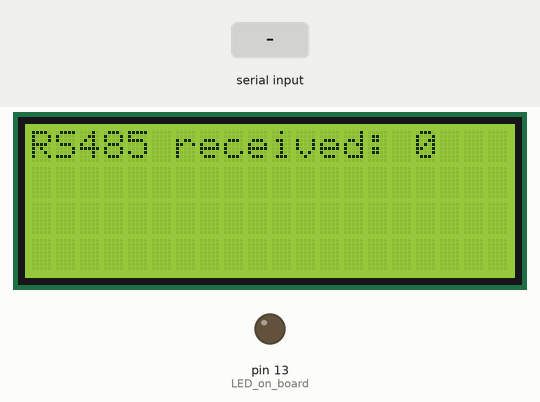
Recording of a sketch running on a simulated Arduino Mega 2560, built with avr-gcc and run on an emulated ATmega2560. On the bench: 20×4 character LCD, output pins drawn as LEDs (lit = HIGH). The inputs (shaded band) are chosen by the test bench. What the sketch prints to the serial monitor is not drawn.

Above: at 1.2 s.
1.3 s: "1\n" received over the second serial link
At 2.4 s:
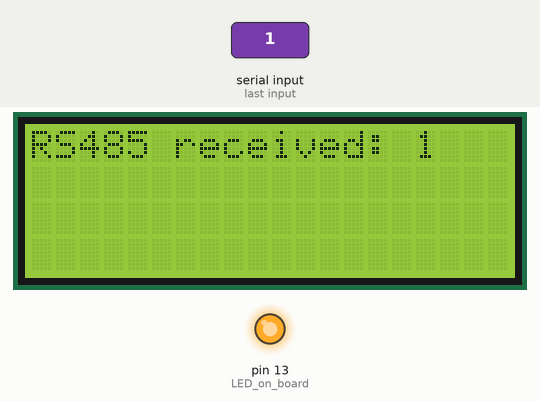
2.8 s: "1\n" received over Serial
At 3.8 s:
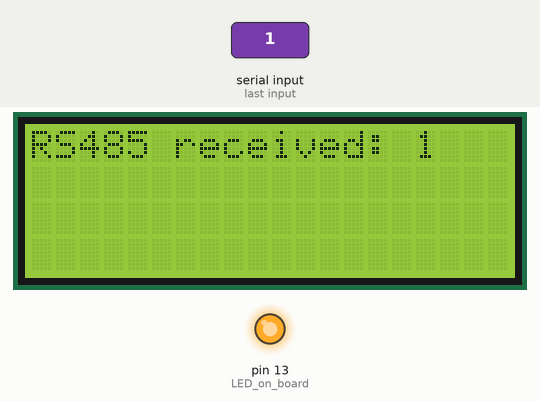
4.3 s: "0\n" received over the second serial link
At 5.5 s:
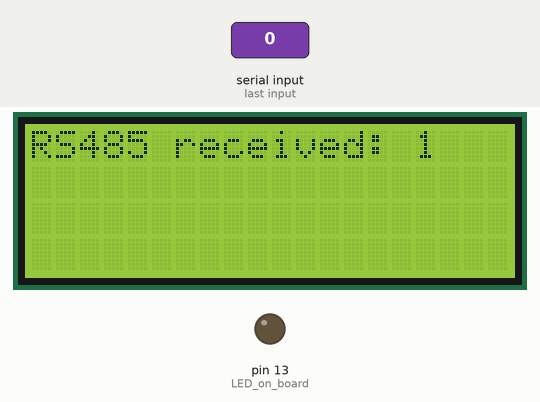
5.8 s: "2\n" received over the second serial link
At 7.1 s:
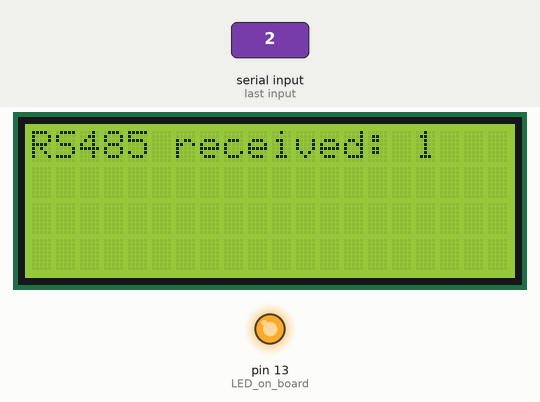
Timing chart, 0 to 8.3 s (numbered marks = the images above; inputs shaded):
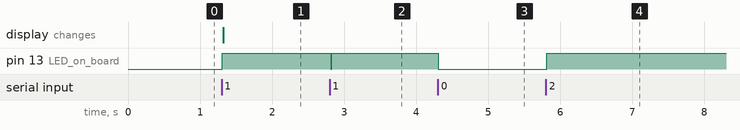

Measured:
- after the input at 1.3 s, pin 13 (LED_on_board): LOW → HIGH at once; the display: changes at once (image 1)
- after the input at 2.8 s, pin 13 (LED_on_board): HIGH → LOW at once, → HIGH 0.02 s later
- after the input at 4.3 s, pin 13 (LED_on_board): HIGH → LOW at once
- after the input at 5.8 s, pin 13 (LED_on_board): LOW → HIGH at once

The sketch:

A_RS485_Teensy.ino
```cpp
// ##### Include
#include <LiquidCrystal_I2C.h> // For LCD display HD44780 2004 LCD, 4x20 characters

// ##### Configure LCD display, address 0x27 (39), 4x20 Zeichen
LiquidCrystal_I2C lcd(0x27,20,4);

// ##### Setup
void setup()
{
  // ##### Initialize USB Serial port
  Serial.begin(9600);
  Serial.println("Startup");

  // ##### Initialize serial 1, UART port, RS485
  // UART, Universal Asynchronous Receiver / Transmitter
  // RX default pin 0
  // TX default pin 1
  // Transmit Enable could be any pin
  #define HWSERIAL Serial1
  HWSERIAL.setRX(0); // Pin 0 = RX
  HWSERIAL.setTX(1); // Pin 1 = TX
  HWSERIAL.transmitterEnable(2); // Pin 2 = Transmitter enable
  HWSERIAL.setTimeout(1000); // Read timeout value in ms
  HWSERIAL.begin(115200); // 115200 9600 baud

  // ##### Digital outputs
  pinMode(LED_BUILTIN, OUTPUT); // LED on board

  // ##### Initialize LCD display, 4x20 digits
  lcd.init();
  lcd.backlight();
}

// ##### Loop
void loop()
{
  // ##### Variables
  static bool ledon = false;
  static int BytesRecieved = 0;
  bool WriteData = false;
  static int incomingByteUSB = 0;
  int i;

  // ##### USB read serial port
  if (Serial.available() > 0)
  {
    incomingByteUSB = Serial.read();
    WriteData = true; // Start RS485 write data
  }

  // ##### RS485 write data
  if(WriteData == true)
  {
    WriteData = false;
    // Teensy → Raspberry, Byte 0..22, 23 Byte + \r + \n = 25 Bytes
    // \r = carriage return (Dec 13), \n = linefeed (Dec 24) is added automatically
    char t[25]= "00000000000000000000000"; // Empty array where to put the data

    // Write anything to send data, 23 Byte, Teensy -> Raspberry
    t[0] = 97; // Dec 97 = a
    t[1] = 98;
    t[2] = 99;
    t[3] = 100;
    t[4] = 101;
    t[5] = 102;
    t[6] = 103;
    t[7] = 104;
    t[8] = 105;
    t[9] = 106;
    t[10] = 107;
    t[11] = 108;
    t[12] = 109;
    t[13] = 110;
    t[14] = 111;
    t[15] = 112;
    t[16] = 113;
    t[17] = 114;
    t[18] = 115;
    t[19] = 116;
    t[20] = 117;
    t[21] = 118;
    t[22] = 119;

    HWSERIAL.println(t); // Send string with carriage return and linefeed character \r\n

    // Toggle LED on board
    ledon = ! ledon;
    digitalWrite(LED_BUILTIN, ledon);
  }

  // ##### RS485 read data
  if (HWSERIAL.available() > 0)
  {
    // Buffer for the received data
    const int BUFFER_SIZE = 100;
    char buf[BUFFER_SIZE];

    // Read bytes until
    // 1. The terminator character is detected (LineFeed \n). The terminator itself is not returned in the buffer.
    // 2. BUFFER_SIZE (100) has reached
    // 3. It times out (1000ms),
    BytesRecieved = HWSERIAL.readBytesUntil('\n', buf, BUFFER_SIZE);
    HWSERIAL.clear(); // Discard any received data that has not been read

    // Print the received data to USB serial port
    for(i = 0; i < BytesRecieved; i++)
      Serial.print(buf[i]);
    Serial.println("");

    // Toggle LED on board
    ledon = ! ledon;
    digitalWrite(LED_BUILTIN, ledon);
  }

  // ##### LCD Display
  static char str[80] = "";

  sprintf(str,"RS485 received: %i", BytesRecieved);
  lcd.setCursor(0,0);
  lcd.print(str);
}
```
